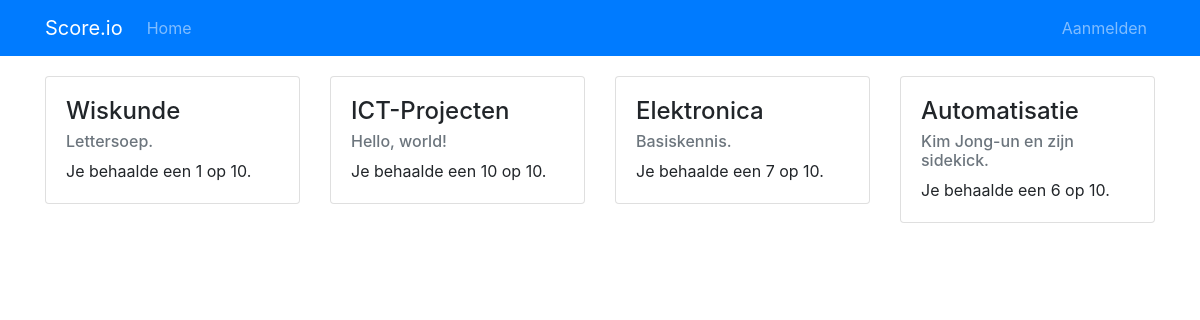
Page /scores.php on the committed database.
### tables this page shows
CREATE TABLE `scores` (
  `id` int(11) NOT NULL,
  `timestamp` datetime NOT NULL,
  `name` tinytext NOT NULL,
  `description` text NOT NULL,
  `score` int(11) NOT NULL,
  `maxScore` int(11) NOT NULL
);

### scores.php (the view, shortened to what this page needs)
<?php
require_once "includes/db.php";
?>
<!DOCTYPE html>
<html>
<head>
    <link rel="stylesheet" href="/assets/bootstrap/css/bootstrap.min.css">
</head>
<body>
    <nav class="navbar navbar-dark navbar-expand-md bg-primary">
        <div class="container">
            <a class="navbar-brand" href="/">Score.io</a>
            <div class="collapse navbar-collapse" id="navcol-1">
                <ul class="nav navbar-nav">
                    <li class="nav-item" role="presentation">
                        <a class="nav-link" href="/">Home</a>
                    </li>
                </ul>
                <ul class="nav navbar-nav ml-auto">
                    <?php if (empty($_SESSION["userId"])) { ?>
                    <li class="nav-item" role="presentation">
                        <a class="nav-link" href="/login.php">Aanmelden</a>
                    </li>
                    <?php } ?>
                </ul>
            </div>
        </div>
    </nav>
    <div class="container" style="margin-top: 20px;">
        <div class="row">
            <?php
                $result = $mysqli->query("SELECT * FROM scores");
                if ($result->num_rows) {
                    while ($row = $result->fetch_assoc()) {
                        ?>
                        <div class="col-sm-6 col-md-4 col-lg-3" style="margin-bottom: 20px;">
                            <div class="card">
                                <div class="card-body">
                                    <h4 class="card-title"><?php echo $row["name"] ?></h4>
                                    <h6 class="text-muted card-subtitle mb-2"><?php echo $row["description"] ?></h6>
                                    <p class="card-text">Je behaalde een <?php echo $row["score"] ?> op <?php echo $row["maxScore"] ?>.</p>
                                </div>
                            </div>
                        </div>
                        <?php
                    }
                }
            ?>
        </div>
    </div>
</body>
</html>

### rows in the picture
scores: name "Wiskunde", description "Lettersoep.", score "1", maxScore "10"
scores: name "ICT-Projecten", description "Hello, world!", score "10", maxScore "10"
scores: name "Elektronica", description "Basiskennis.", score "7", maxScore "10"
scores: name "Automatisatie", description "Kim Jong-un en zijn sidekick.", score "6", maxScore "10"
